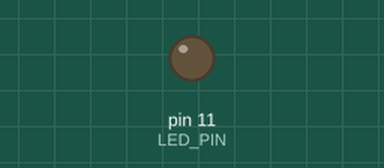
This sketch was run on a simulated Arduino Uno, built with avr-gcc and run on an emulated ATmega328P. Shown: output pins drawn as LEDs (lit = HIGH).

Above: at 0.15 s.
At 39.84 s:
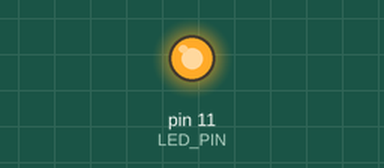
Timing chart, 0 to 40.0 s (numbered marks = the images above):
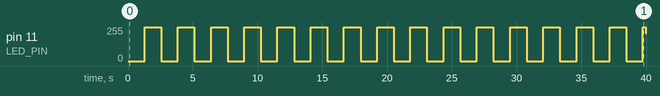

Measured:
- by itself, pin 11 (LED_PIN): 0/255 → 255/255 at 1.3 s, → 0/255 1.3 s later, → 255/255 1.3 s later, → 0/255 1.3 s later, … (32 changes in this stretch)

The sketch:

Fade_LED.ino
```cpp
// Fade LED
/* The code allows a LED to gradually increase and decrease its brightness level */

#define LED_PIN 11

void setup() {
  // Set LED as the output
  pinMode(LED_PIN, OUTPUT);
}

void loop(){

  // Increase the LED's brightness from 0 to 255
  for (int led_brightness = 0; led_brightness <= 255; led_brightness++) {
    analogWrite(LED_PIN, led_brightness);
    delay(5);
}

  // Decrease the LED's brightness from 255 to 0
  for (int led_brightness = 255; led_brightness >= 0; led_brightness--) {
    analogWrite(LED_PIN, led_brightness);
    delay(5);
  }
}
```
